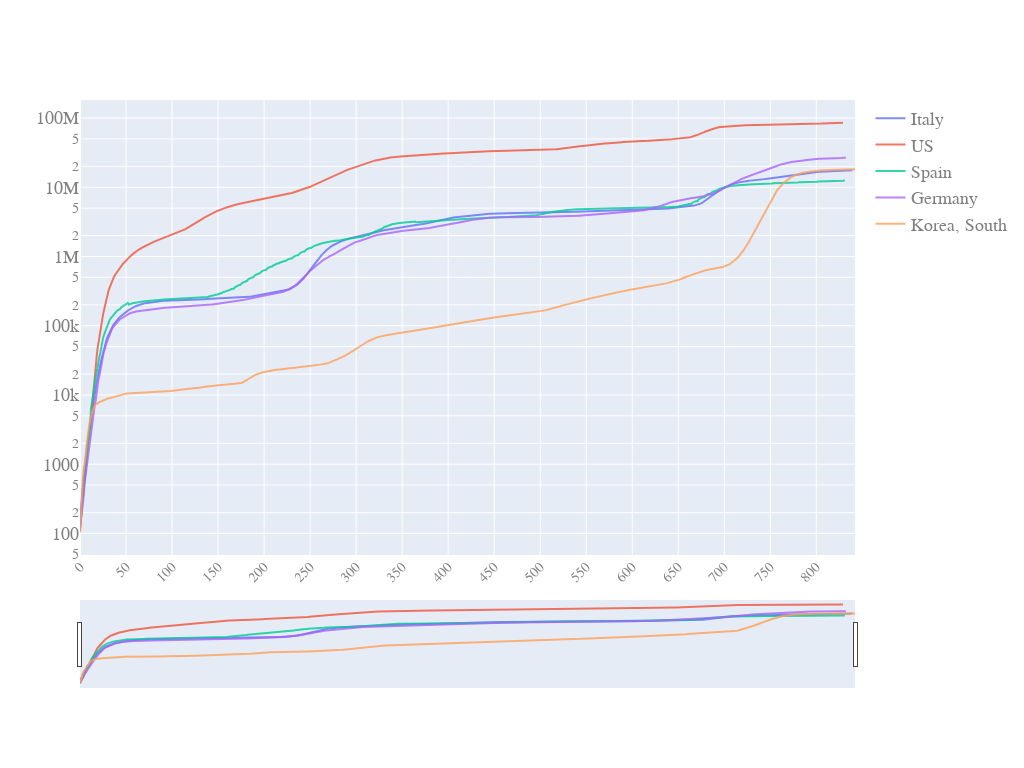

Notebook cell for this chart:
### Code cell
quick_plot(df_analyse.date,
           df_analyse.iloc[:,3:-1],
           y_scale='log',
           slider=True)

### Figure 1 — Plotly figure (JSON) as saved in the notebook; plotly's stock layout.template omitted (floating-point values rounded to 4 significant figures; data arrays with more than 128 entries replaced by an {"elided": "..."} marker saying what was removed)
{"data": [{"name": "Italy", "opacity": 0.8, "type": "scatter", "x": {"elided": "843 int values"}, "y": {"elided": "843 int values"}}, {"name": "US", "opacity": 0.8, "type": "scatter", "x": {"elided": "843 int values"}, "y": {"elided": "843 int values"}}, {"name": "Spain", "opacity": 0.8, "type": "scatter", "x": {"elided": "843 int values"}, "y": {"elided": "843 int values"}}, {"name": "Germany", "opacity": 0.8, "type": "scatter", "x": {"elided": "843 int values"}, "y": {"elided": "843 int values"}}, {"name": "Korea, South", "opacity": 0.8, "type": "scatter", "x": {"elided": "843 int values"}, "y": {"elided": "843 int values"}}], "layout": {"autosize": true, "font": {"color": "#7f7f7f", "family": "PT Sans, monospace", "size": 18}, "height": 768, "width": 1024, "xaxis": {"nticks": 20, "rangeslider": {"visible": true}, "tickangle": -45, "tickfont": {"color": "#7f7f7f", "size": 14}}, "yaxis": {"type": "log"}}}
